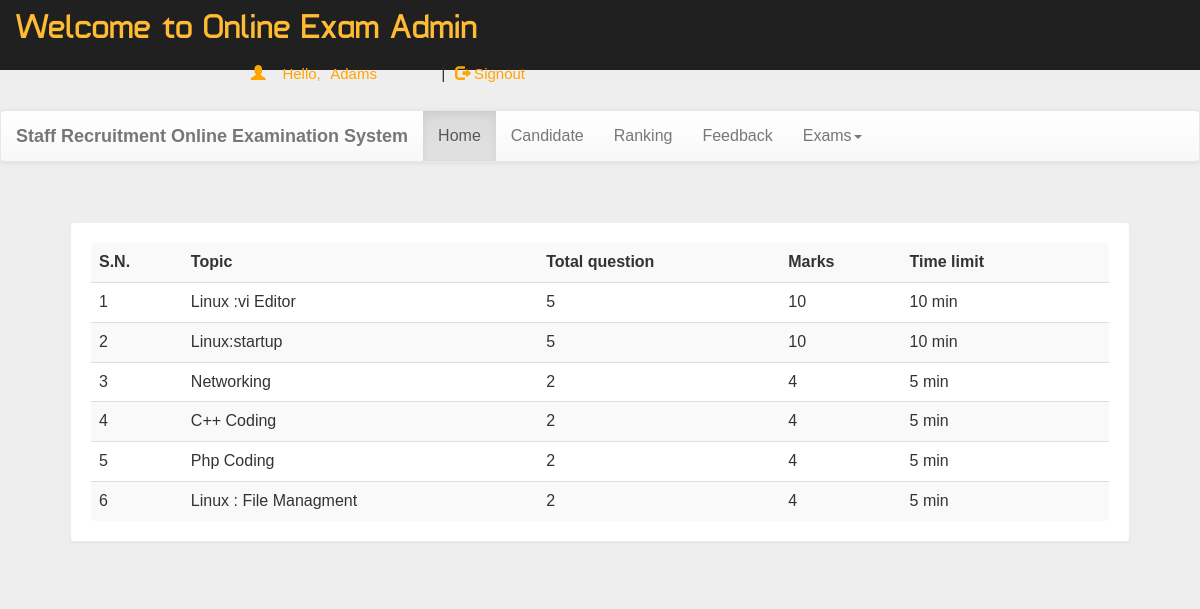
Screenshot of /dash.php (signed in) with the database file from the repository.
### tables this page shows
CREATE TABLE `quiz` (
  `eid` text NOT NULL,
  `title` varchar(100) NOT NULL,
  `sahi` int(11) NOT NULL,
  `wrong` int(11) NOT NULL,
  `total` int(11) NOT NULL,
  `time` bigint(20) NOT NULL,
  `intro` text NOT NULL,
  `tag` varchar(100) NOT NULL,
  `date` timestamp NOT NULL DEFAULT current_timestamp() ON UPDATE current_timestamp()
);

### dash.php (the view, shortened to what this page needs)
<!DOCTYPE html PUBLIC "-//W3C//DTD XHTML 1.0 Transitional//EN" "http://www.w3.org/TR/xhtml1/DTD/xhtml1-transitional.dtd">
<html xmlns="http://www.w3.org/1999/xhtml">
<head>
<link  rel="stylesheet" href="css/bootstrap.min.css"/>
 <link  rel="stylesheet" href="css/bootstrap-theme.min.css"/>
 <link rel="stylesheet" href="css/main.css">
 <link  rel="stylesheet" href="css/font.css">
</head>
<body  style="background:#eee;">
<div class="header">
<div class="row">
<div class="col-lg-6">
<span class="logo" style="margin-bottom: 20px;">Welcome to Online Exam Admin</span>
    <?php
        include_once 'dbConnection.php';
        $email=$_SESSION['email'];
        if(!(isset($_SESSION['email']))){
            header("location:index.php");
        }
        else
        {
            $name = $_SESSION['name'];
            echo '<span class="pull-right top title1" ><span class="log1"><span class="glyphicon glyphicon-user" aria-hidden="true"></span>&nbsp;&nbsp;&nbsp;&nbsp;Hello,</span> <a href="account.php" class="log log1">'.$name.'</a>&nbsp;|&nbsp;<a href="logout.php?q=account.php" class="log"><span class="glyphicon glyphicon-log-out" aria-hidden="true"></span>&nbsp;Signout</button></a></span>';
        }
    ?>
</div>
</div></div>
<nav class="navbar navbar-default title1" style="margin-top: 40px;">
  <div class="container-fluid">
    <div class="navbar-header">
      <a class="navbar-brand" href="dash.php?q=0"><b>Staff Recruitment Online Examination System</b></a>
    </div>
    <div class="collapse navbar-collapse" id="bs-example-navbar-collapse-1">
      <ul class="nav navbar-nav">
        <li <?php if(@$_GET['q']==0) echo'class="active"'; ?>><a href="dash.php?q=0">Home<span class="sr-only">(current)</span></a></li>
        <li <?php if(@$_GET['q']==1) echo'class="active"'; ?>><a href="dash.php?q=1">Candidate</a></li>
		<li <?php if(@$_GET['q']==2) echo'class="active"'; ?>><a href="dash.php?q=2">Ranking</a></li>
		<li <?php if(@$_GET['q']==3) echo'class="active"'; ?>><a href="dash.php?q=3">Feedback</a></li>
        <li class="dropdown <?php if(@$_GET['q']==4 || @$_GET['q']==5) echo'active"'; ?>">
          <a href="#" class="dropdown-toggle" data-toggle="dropdown" role="button" aria-haspopup="true" aria-expanded="false">Exams<span class="caret"></span></a>
        </li>
      </ul>
          </div>
  </div>
</nav>
<div class="container">
<div class="row">
<div class="col-md-12">
<?php if(@$_GET['q']==0) {
$result = mysqli_query($con,"SELECT * FROM quiz ORDER BY date DESC") or die('Error');
echo  '<div class="panel"><table class="table table-striped title1">
<tr><td><b>S.N.</b></td><td><b>Topic</b></td><td><b>Total question</b></td><td><b>Marks</b></td><td><b>Time limit</b></td><td></td></tr>';
$c=1;
while($row = mysqli_fetch_array($result)) {
	$title = $row['title'];
	$total = $row['total'];
	$sahi = $row['sahi'];
    $time = $row['time'];
	$eid = $row['eid'];
$q12=mysqli_query($con,"SELECT score FROM history WHERE eid='$eid' AND email='$email'" )or die('Error98');
$rowcount=mysqli_num_rows($q12);
if($rowcount == 0){
	echo '<tr><td>'.$c++.'</td><td>'.$title.'</td><td>'.$total.'</td><td>'.$sahi*$total.'</td><td>'.$time.'&nbsp;min</td>
	<td><b></b></td></tr>';
}
else
{
echo '<tr><td>'.$c++.'</td><td>'.$title.'&nbsp;<span title="This quiz is already solve by you" aria-hidden="true"></span></td><td>'.$total.'</td><td>'.$sahi*$total.'</td><td>'.$time.'&nbsp;min</td>
	<td><b></b></td></tr>';
}
}
echo '</table></div>';
}
?>
</div>
</div></div>
</body>
</html>

### css/main.css (style rules this page uses)
body { overflow-x:hidden; width:100%; font: 15px "Century Gothic", "Times Roman", sans-serif; background:#eee; min-height:550px; background-attachment:fixed; }
.panel { border-color:#eee; margin:40px; padding:20px; font: 15px "Century Gothic", "Times Roman", sans-serif; }
.header { background:#202020; height:70px; }
.logo { font-family:'typo'; font-size:35px; color:#ffbb33; margin:15px; }
.title1 { font: 16px "Century Gothic", "Times Roman", sans-serif; }
.top { margin-top:20px; }
.log1 { font: 15px 'Ubuntu', sans-serif; color:orange; margin-left:10px; }
.log { margin:10px; margin-right:60px; margin-left:5px; color:orange; text-decoration:none; font-size:20px; font-size:15px; }

### rows the page displays
quiz: title "Linux :vi Editor", total "5", $sahi*$total "10", time "10"
quiz: title "Linux:startup", total "5", $sahi*$total "10", time "10"
quiz: title "Networking", total "2", $sahi*$total "4", time "5"
quiz: title "C++ Coding", total "2", $sahi*$total "4", time "5"
quiz: title "Php Coding", total "2", $sahi*$total "4", time "5"
quiz: title "Linux : File Managment", total "2", $sahi*$total "4", time "5"

### other values shown
$name "Adams"
